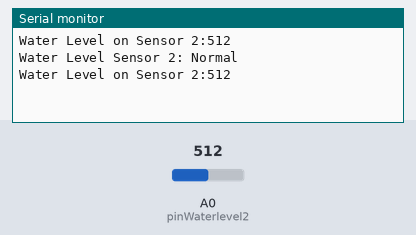
This sketch was run on a simulated Arduino Uno, built with avr-gcc and run on an emulated ATmega328P. On the bench: the last lines printed to the serial monitor. Inputs (shaded band) come from the test bench; at power-on: A0 (pinWaterlevel2) = 512. No radio packets arrive unless stated.

Above: at 4.8 s.
4.9 s: A0 (pinWaterlevel2) set to 0
At 7.8 s:
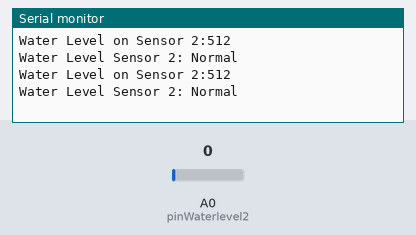
12.5 s: A0 (pinWaterlevel2) set to 122
At 15.8 s:
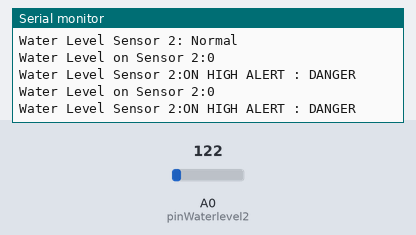
Timing chart, 0 to 17.3 s (numbered marks = the images above; inputs shaded):
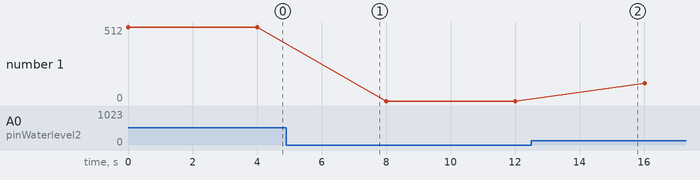

The sketch:

WaterLevel1Transmitter.ino
```cpp
#include <SPI.h>
#include <nRF24L01.h>
#include <RF24.h>
//NRF
RF24 radio(7, 8);  // CE, CSN
const byte address[6] = "00001";

//WaterLevel1Sensor
#define pinWaterlevel2 A0

int lowTide = 50;  //sets threshold for water level sensor
int MedTide = 60;
int HighTide = 120;

int waterlevelReadings = 0;  //Store sensor data in variable value.


void setup() {
  //code for NRF
  radio.begin();
  radio.openWritingPipe(address);
  radio.setPALevel(RF24_PA_MIN);
  radio.stopListening();

  //WaterLevel1Sensor
  Serial.begin(9600);           // opens serial port, sets data rate to 9600 bps
  pinMode(pinWaterlevel2, INPUT);  //sets the Analog pin 0 as INPUT
}
//global variable for waterlevel1
  int sensorRead() {
  waterlevelReadings = analogRead(pinWaterlevel2);
  return waterlevelReadings;
}

void loop() {

  //CODE FOR WATER LEVEL
  int elevation = sensorRead();
  Serial.print("Water Level on Sensor 2:");
  Serial.println(elevation);
  delay(3000);


  //Code for Sensor 1
  if (elevation >= HighTide) {
    //for water level serial monitor only
    Serial.println("Water Level Sensor 2: Normal");

    //transmitting waterlevel: Level to Accelerometer Receiver
     const char alertNormal[] = "Water: Normal";
    radio.write(&alertNormal, sizeof(alertNormal));
  }

  else if (elevation >= MedTide && elevation <= HighTide) {
    //for water level serial monitor only
    Serial.println("Water Level Sensor 2: Alert Level: Moderate");

    //transmitting waterlevel: Level to Accelerometer Receiver
    const char alertModerate[] = "Water: Moderate";
    radio.write(&alertModerate, sizeof(alertModerate));

  }

  else if (elevation <= lowTide) {
    Serial.println("Water Level Sensor 2:ON HIGH ALERT : DANGER");

    //transmitting waterlevel: Level to Accelerometer Receiver
    const char alertHighAlert[] = "Water: DANGER!";
    radio.write(&alertHighAlert, sizeof(alertHighAlert));
  }
  delay(1000);
}

//SENDER
```

Measured:
- plotted number 1: 512 → 0 after the input at 4.9 s, 0 → 122 after the input at 12.5 s
